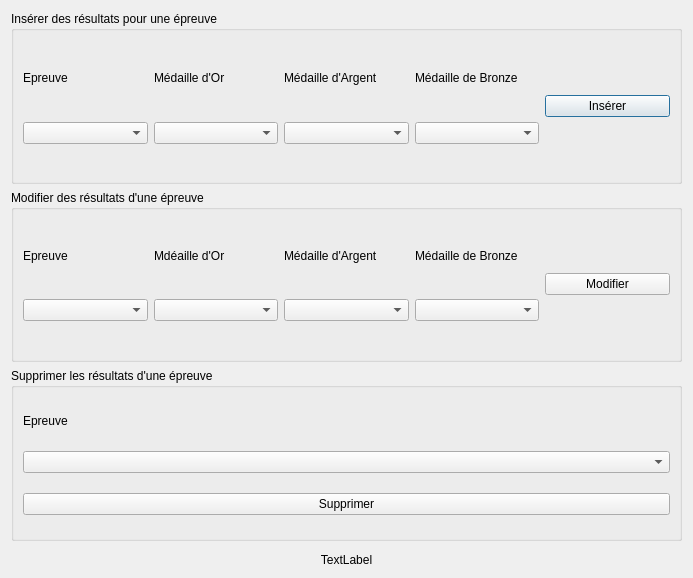
<?xml version="1.0" encoding="UTF-8"?>
<ui version="4.0">
 <class>fct_modi_1</class>
 <widget class="QDialog" name="fct_modi_1">
  <property name="geometry">
   <rect>
    <x>0</x>
    <y>0</y>
    <width>693</width>
    <height>578</height>
   </rect>
  </property>
  <property name="windowTitle">
   <string>Gestion des résultats</string>
  </property>
  <layout class="QVBoxLayout" name="verticalLayout">
   <item>
    <widget class="QGroupBox" name="groupBox_fct_modi_2_insertion">
     <property name="title">
      <string>Insérer des résultats pour une épreuve</string>
     </property>
     <layout class="QHBoxLayout" name="horizontalLayout_2">
      <item>
       <layout class="QVBoxLayout" name="vl_insert_1">
        <property name="spacing">
         <number>6</number>
        </property>
        <item>
         <widget class="QLabel" name="epreuve">
          <property name="maximumSize">
           <size>
            <width>16777215</width>
            <height>20</height>
           </size>
          </property>
          <property name="text">
           <string>Epreuve</string>
          </property>
          <property name="scaledContents">
           <bool>false</bool>
          </property>
          <property name="alignment">
           <set>Qt::AlignLeading|Qt::AlignLeft|Qt::AlignVCenter</set>
          </property>
         </widget>
        </item>
        <item>
         <widget class="QComboBox" name="cb_inserer_epreuve">
          <property name="enabled">
           <bool>true</bool>
          </property>
         </widget>
        </item>
       </layout>
      </item>
      <item>
       <layout class="QVBoxLayout" name="vl_insert_2">
        <item>
         <widget class="QLabel" name="medailleOr">
          <property name="maximumSize">
           <size>
            <width>16777215</width>
            <height>20</height>
           </size>
          </property>
          <property name="text">
           <string>Médaille d'Or</string>
          </property>
         </widget>
        </item>
        <item>
         <widget class="QComboBox" name="cb_inserer_or">
          <property name="enabled">
           <bool>true</bool>
          </property>
         </widget>
        </item>
       </layout>
      </item>
      <item>
       <layout class="QVBoxLayout" name="vl_insert_3">
        <item>
         <widget class="QLabel" name="medailleArgent">
          <property name="maximumSize">
           <size>
            <width>16777215</width>
            <height>20</height>
           </size>
          </property>
          <property name="text">
           <string>Médaille d'Argent</string>
          </property>
         </widget>
        </item>
        <item>
         <widget class="QComboBox" name="cb_inserer_argent"/>
        </item>
       </layout>
      </item>
      <item>
       <layout class="QVBoxLayout" name="vl_insert_4">
        <item>
         <widget class="QLabel" name="medailleBronze">
          <property name="maximumSize">
           <size>
            <width>16777215</width>
            <height>20</height>
           </size>
          </property>
          <property name="text">
           <string>Médaille de Bronze</string>
          </property>
         </widget>
        </item>
        <item>
         <widget class="QComboBox" name="cb_inserer_bronze"/>
        </item>
       </layout>
      </item>
      <item>
       <layout class="QVBoxLayout" name="vl_insert_5">
        <item>
         <widget class="QPushButton" name="button_inserer">
          <property name="text">
           <string>Insérer</string>
          </property>
         </widget>
        </item>
       </layout>
      </item>
     </layout>
    </widget>
   </item>
   <item>
    <widget class="QGroupBox" name="groupBox_fct_modi_2_modification">
     <property name="title">
      <string>Modifier des résultats d'une épreuve</string>
     </property>
     <layout class="QHBoxLayout" name="horizontalLayout">
      <item>
       <layout class="QVBoxLayout" name="vl_modif_1">
        <property name="spacing">
         <number>6</number>
        </property>
        <item>
         <widget class="QLabel" name="epreuve_2">
          <property name="maximumSize">
           <size>
            <width>16777215</width>
            <height>20</height>
           </size>
          </property>
          <property name="text">
           <string>Epreuve</string>
          </property>
          <property name="scaledContents">
           <bool>false</bool>
          </property>
          <property name="alignment">
           <set>Qt::AlignLeading|Qt::AlignLeft|Qt::AlignVCenter</set>
          </property>
         </widget>
        </item>
        <item>
         <widget class="QComboBox" name="cb_modifier_epreuve">
          <property name="enabled">
           <bool>true</bool>
          </property>
         </widget>
        </item>
       </layout>
      </item>
      <item>
       <layout class="QVBoxLayout" name="vl_modif_2">
        <item>
         <widget class="QLabel" name="medailleOr_2">
          <property name="maximumSize">
           <size>
            <width>16777215</width>
            <height>20</height>
           </size>
          </property>
          <property name="text">
           <string>Mdéaille d'Or</string>
          </property>
         </widget>
        </item>
        <item>
         <widget class="QComboBox" name="cb_modifier_or"/>
        </item>
       </layout>
      </item>
      <item>
       <layout class="QVBoxLayout" name="vl_modif_3">
        <item>
         <widget class="QLabel" name="medailleArgent_2">
          <property name="maximumSize">
           <size>
            <width>16777215</width>
            <height>20</height>
           </size>
          </property>
          <property name="text">
           <string>Médaille d'Argent</string>
          </property>
         </widget>
        </item>
        <item>
         <widget class="QComboBox" name="cb_modifier_argent"/>
        </item>
       </layout>
      </item>
      <item>
       <layout class="QVBoxLayout" name="vl_modif_4">
        <item>
         <widget class="QLabel" name="medailleBronze_2">
          <property name="maximumSize">
           <size>
            <width>16777215</width>
            <height>20</height>
           </size>
          </property>
          <property name="text">
           <string>Médaille de Bronze</string>
          </property>
         </widget>
        </item>
        <item>
         <widget class="QComboBox" name="cb_modifier_bronze"/>
        </item>
       </layout>
      </item>
      <item>
       <layout class="QVBoxLayout" name="vl_modif_5">
        <item>
         <widget class="QPushButton" name="button_modifier">
          <property name="text">
           <string>Modifier</string>
          </property>
         </widget>
        </item>
       </layout>
      </item>
     </layout>
    </widget>
   </item>
   <item>
    <widget class="QGroupBox" name="groupBox_fct_modi_2_suppression">
     <property name="title">
      <string>Supprimer les résultats d'une épreuve</string>
     </property>
     <layout class="QHBoxLayout" name="horizontalLayout_4">
      <item>
       <layout class="QVBoxLayout" name="vl_delete_1">
        <item>
         <widget class="QLabel" name="epreuve_3">
          <property name="maximumSize">
           <size>
            <width>16777215</width>
            <height>20</height>
           </size>
          </property>
          <property name="text">
           <string>Epreuve</string>
          </property>
         </widget>
        </item>
        <item>
         <widget class="QComboBox" name="cb_supprimer_epreuve"/>
        </item>
        <item>
         <widget class="QPushButton" name="button_supprimer">
          <property name="text">
           <string>Supprimer</string>
          </property>
         </widget>
        </item>
       </layout>
      </item>
     </layout>
    </widget>
   </item>
   <item>
    <widget class="QLabel" name="label_fct_modi_2">
     <property name="enabled">
      <bool>true</bool>
     </property>
     <property name="maximumSize">
      <size>
       <width>16777215</width>
       <height>20</height>
      </size>
     </property>
     <property name="text">
      <string>TextLabel</string>
     </property>
     <property name="alignment">
      <set>Qt::AlignBottom|Qt::AlignHCenter</set>
     </property>
    </widget>
   </item>
  </layout>
 </widget>
 <resources/>
 <connections>
  <connection>
   <sender>button_inserer</sender>
   <signal>clicked()</signal>
   <receiver>fct_modi_1</receiver>
   <slot>insererResultat()</slot>
   <hints>
    <hint type="sourcelabel">
     <x>669</x>
     <y>110</y>
    </hint>
    <hint type="destinationlabel">
     <x>689</x>
     <y>43</y>
    </hint>
   </hints>
  </connection>
  <connection>
   <sender>button_modifier</sender>
   <signal>clicked()</signal>
   <receiver>fct_modi_1</receiver>
   <slot>modifierResultat()</slot>
   <hints>
    <hint type="sourcelabel">
     <x>651</x>
     <y>281</y>
    </hint>
    <hint type="destinationlabel">
     <x>687</x>
     <y>378</y>
    </hint>
   </hints>
  </connection>
  <connection>
   <sender>button_supprimer</sender>
   <signal>clicked()</signal>
   <receiver>fct_modi_1</receiver>
   <slot>supprimerResultat()</slot>
   <hints>
    <hint type="sourcelabel">
     <x>662</x>
     <y>499</y>
    </hint>
    <hint type="destinationlabel">
     <x>686</x>
     <y>516</y>
    </hint>
   </hints>
  </connection>
 </connections>
 <slots>
  <slot>insererResultat()</slot>
  <slot>modifierResultat()</slot>
  <slot>supprimerResultat()</slot>
 </slots>
</ui>
